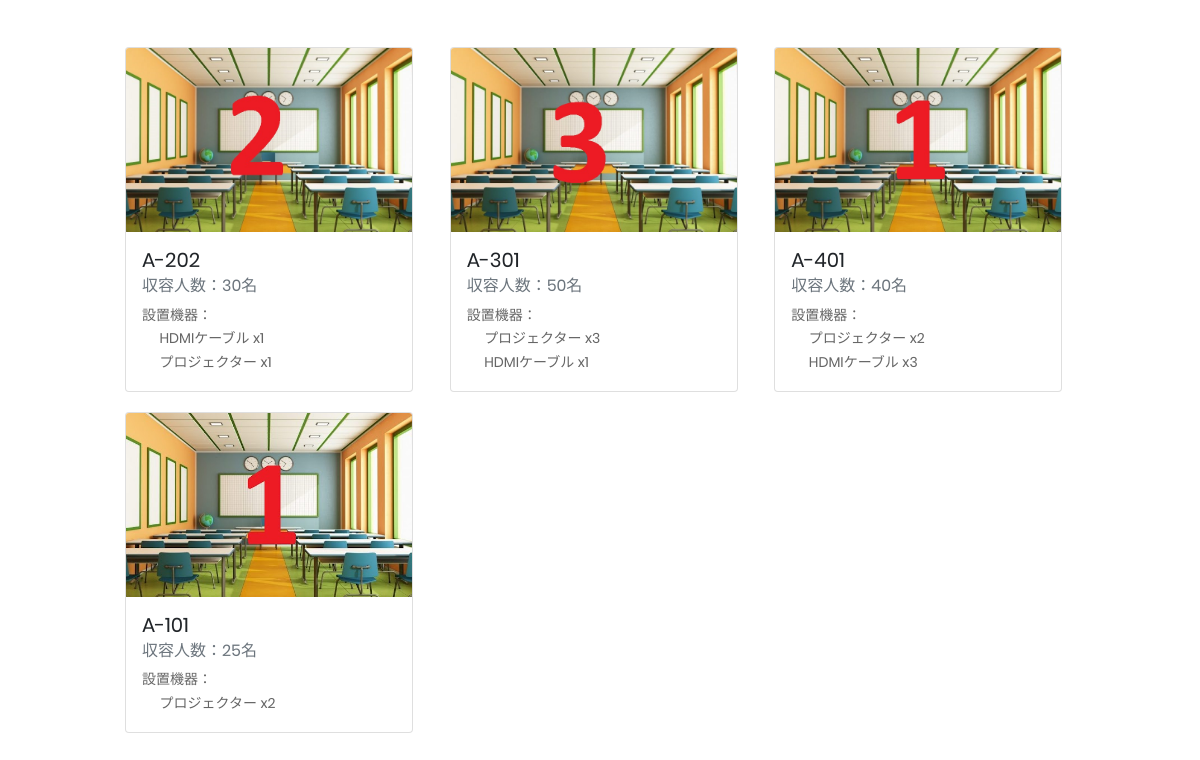
Page /main/room on the committed database.
### models/Conference.py (models this page shows, shortened)
class Conference(db.Model):
  __tablename__ = 'conferences'
  conference_id = db.Column(db.Integer, nullable=False, primary_key=True, autoincrement=True) # 主キー
  name = db.Column(db.String(20), nullable=False, unique=True)
  capacity = db.Column(db.Integer)
  photo_id = db.Column(db.String(20))
  remarks = db.Column(db.String(100))
  equipments = db.relationship("Equipment",
                                secondary='conference_equipments',
                                uselist=True,
                                back_populates='conferences',
                                order_by='Equipment.equipment_id')
  reserves = db.relationship("Reserve", uselist=True, back_populates='conferences', cascade='all, delete-orphan')

### models/ConferenceEquipment.py (models this page shows, shortened)
class ConferenceEquipment(db.Model):
    __tablename__ = 'conference_equipments'
    conference_equipments_id = db.Column(db.Integer, nullable=False, primary_key=True, autoincrement=True) # 主キー
    conference_id = db.Column(db.Integer, db.ForeignKey("conferences.conference_id", onupdate='CASCADE', ondelete='CASCADE'))
    equipment_id = db.Column(db.Integer, db.ForeignKey("equipments.equipment_id", onupdate='CASCADE', ondelete='CASCADE'))
    num = db.Column(db.Integer)
    equipments = db.relation("Equipment", backref='conference_equipments')
    conferences = db.relation("Conference", backref='conference_equipments')

### models/Equipment.py (models this page shows, shortened)
class Equipment(db.Model):
    __tablename__ = 'equipments'
    equipment_id = db.Column(db.Integer, nullable=False, primary_key=True, autoincrement=True) # 主キー
    name = db.Column(db.String(30), unique=True, nullable=False)
    conferences = db.relationship("Conference",
                                secondary='conference_equipments',
                                uselist=True,
                                back_populates='equipments',
                                order_by='Conference.conference_id')

### main_tab.py (the view)
@main_bp.route("/room")
def room_page():
    conferences = Conference.query.all()
    equipments=Equipment.query.all()
    return render_template('room.html',conferences=conferences)

### templates/room.html (shortened to what this page needs)
{% extends "template.html" %}
{% block head %}
    <link rel="stylesheet" type="text/css" href="{{ url_for('static',filename='css/main_reserve.css') }}">
    <link rel="stylesheet" type="text/css" href="{{ url_for('static',filename='css/main_tab.css') }}">
{% endblock %}
{% block content %}
<div class="limiter">
   <div class="container-user100">
       <div class="wrap-room100">
          <div class="row row-cols-3">
              {% for conference in conferences %}
              <div class="col-sm-4  p-b-20">
                  <div class="card" style="width: 18rem;">
                      <img src='../static/img/{{ conference.__dict__['photo_id'] }}.jpg' class="card-img-top" alt="classroom">
                      <div class="card-body">
                          <h5 class="card-title">{{ conference.__dict__['name'] }}</h5>
                          <h6 class="card-subtitle mb-2 text-muted">収容人数：{{ conference.__dict__['capacity'] }}名</h6>
                          <p>設置機器：</p>
                          {% for equipment in conference.conference_equipments %}
                          <p class="card-text">&emsp; {{ equipment.equipments.__dict__['name'] }} x{{ equipment.__dict__['num'] }}</p>
                          {% endfor %}
                      </div>
                  </div>
              </div>
              {% endfor %}
          </div>
       </div>
   </div>
</div>
{% endblock %}

### templates/template.html (shortened to what this page needs)
<!DOCTYPE html>
<html lang="ja">
<head>
    {% block head %}{% endblock %}
    <link href="https://cdn.jsdelivr.net/npm/bootstrap@5.1.3/dist/css/bootstrap.min.css" rel="stylesheet">
	<link rel="stylesheet" type="text/css" href="{{ url_for('static',filename='fonts/font-awesome-4.7.0/css/font-awesome.min.css') }}">
	<link rel="stylesheet" type="text/css" href="{{ url_for('static',filename='fonts/iconic/css/material-design-iconic-font.min.css') }}">
	<link rel="stylesheet" type="text/css" href="{{ url_for('static',filename='css/util.css') }}">
	<link rel="stylesheet" type="text/css" href="{{ url_for('static',filename='css/main.css') }}">
    <link rel="stylesheet" type="text/css" href="{{ url_for('static',filename='css/calendar_simple.css') }}">
    <link rel="stylesheet" type="text/css" href="{{ url_for('static',filename='css/online_help.css') }}">
</head>
<body>
    {% block content %}
    {% endblock %}
</body>
</html>

### static/css/main_reserve.css (style rules this page uses)
.container-user100 { width: 100%; min-height: 100vh; display: -webkit-box; display: -webkit-flex; display: -moz-box; display: -ms-flexbox; display: flex; flex-wrap: wrap; justify-content: center; align-items: center; padding: 15px; font-size: 20px; }
.wrap-room100 { width: 950px; overflow: hidden; }

### static/css/main.css (style rules this page uses)
* { margin: 0px; padding: 0px; box-sizing: border-box; }
body, html { height: 100%; font-family: Poppins-Regular, sans-serif; }
h1,h2,h3,h4,h5,h6 { margin: 0px; }
p { font-family: Poppins-Regular; font-size: 14px; line-height: 1.7; color: #666666; margin: 0px; }
.limiter { width: 100%; margin: 0 auto; }

### rows in the picture
Conference: __dict__.photo_id (picture), __dict__.name "A-202", __dict__.capacity "30"
ConferenceEquipment: equipments.__dict__.name "HDMIケーブル", __dict__.num "1"
ConferenceEquipment: equipments.__dict__.name "プロジェクター", __dict__.num "1"
Conference: __dict__.photo_id (picture), __dict__.name "A-301", __dict__.capacity "50"
ConferenceEquipment: equipments.__dict__.name "プロジェクター", __dict__.num "3"
ConferenceEquipment: equipments.__dict__.name "HDMIケーブル", __dict__.num "1"
Conference: __dict__.photo_id (picture), __dict__.name "A-401", __dict__.capacity "40"
ConferenceEquipment: equipments.__dict__.name "プロジェクター", __dict__.num "2"
ConferenceEquipment: equipments.__dict__.name "HDMIケーブル", __dict__.num "3"
Conference: __dict__.photo_id (picture), __dict__.name "A-101", __dict__.capacity "25"
ConferenceEquipment: equipments.__dict__.name "プロジェクター", __dict__.num "2"
